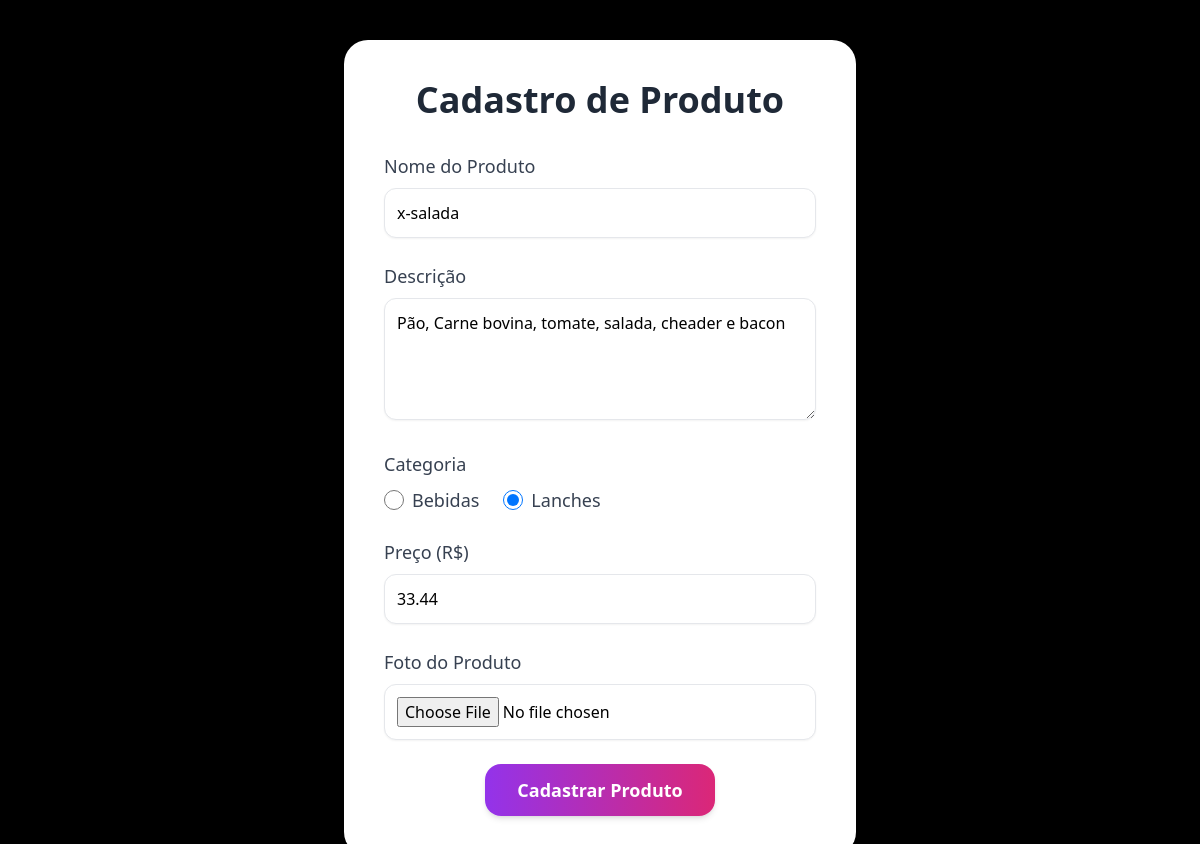
Page /editar/1 (signed in) on the earlier database version.
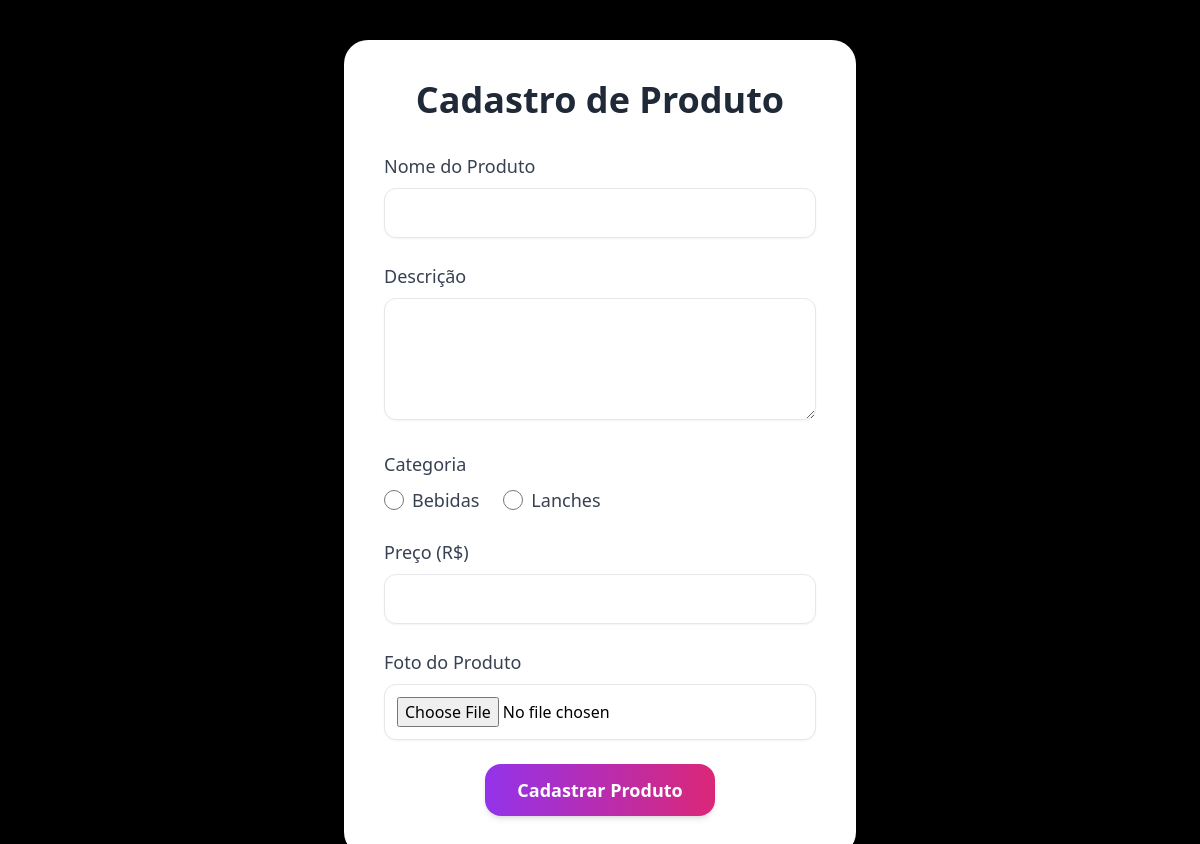
Same page on the later database version.
### projeto/model/produtos.py (models this page shows)
class Produto(db.Model):
    id_produto = db.Column(db.Integer, primary_key = True,  autoincrement = True)
    nome = db.Column(db.String(100), nullable = False)
    descricao = db.Column(db.String(500), nullable = False)
    categoria = db.Column(db.String(100), nullable = False)
    preco = db.Column(db.Float, nullable = False)
    foto = db.Column(db.String(100), nullable = False)

### projeto/app.py (the view)
@app.route('/editar/<int:id>', methods = ['GET', 'POST'])
def editar(id):
    if session.get('adm'):
        if request.method == 'POST':
            nome = request.form.get('nome-editar')
            descricao = request.form.get('descricao-editar')
            categoria = request.form.get('categoria-editar')
            preco = request.form.get('preco-editar')
            foto = request.files['foto-editar']
            produtosController.editar_produto( id, nome, descricao, categoria, preco, foto)
            return redirect('/gerenciamento')
        else:
            produto = produtosController.achar_produto(id)
            return render_template("editar.html", produto = produto)
    else:
        return redirect('/')

### projeto/controller/cadastrarProd.py (called while the page is built)
    @staticmethod
    def achar_produto(id):
        produto = Produto.query.filter_by(id_produto = id).first()
        if produto:
            return produto
        return False

### projeto/templates/editar.html (shortened to what this page needs)
<!DOCTYPE html>
<html lang="pt-br">
<head>
  <script src="https://cdn.tailwindcss.com"></script>
</head>
<body class="bg-black min-h-screen px-4 py-10 overflow-auto">
    <div class="flex flex-col md:flex-row gap-10 justify-center w-full">
    <div class="bg-white p-10 rounded-3xl shadow-2xl w-full max-w-lg">
      <h1 class="text-4xl font-bold text-center mb-8 text-gray-800">Cadastro de Produto</h1>
      <form action="/editar/{{ produto.id_produto }}" method="POST" enctype="multipart/form-data" class="space-y-6">
        <div>
          <label class="block mb-2 text-lg font-medium text-gray-700">Nome do Produto</label>
          <input type="text" name="nome-editar" required
            class="w-full p-3 border rounded-xl shadow-sm focus:outline-none focus:ring-2 focus:ring-purple-500" value="{{ produto.nome }}">
        </div>
        <div>
          <label class="block mb-2 text-lg font-medium text-gray-700">Descrição</label>
          <textarea name="descricao-editar" rows="4" required
            class="w-full p-3 border rounded-xl shadow-sm focus:outline-none focus:ring-2 focus:ring-purple-500" >{{ produto.descricao }}</textarea>
        </div>
        <div>
          <label class="block mb-2 text-lg font-medium text-gray-700">Categoria</label>
          <div class="flex gap-6">
            <label class="flex items-center">
              <input type="radio" name="categoria-editar" value="Bebidas" required
                class="h-5 w-5 text-purple-600 focus:ring-purple-500"
                {% if produto.categoria == 'Bebidas' %}checked{% endif %}>
              <span class="ml-2 text-gray-700 text-lg">Bebidas</span>
            </label>
            <label class="flex items-center">
              <input type="radio" name="categoria-editar" value="Lanches" required
                class="h-5 w-5 text-purple-600 focus:ring-purple-500"
                {% if produto.categoria == 'Lanches' %}checked{% endif %}>
              <span class="ml-2 text-gray-700 text-lg">Lanches</span>
            </label>
          </div>
        </div>
        <div>
          <label class="block mb-2 text-lg font-medium text-gray-700">Preço (R$)</label>
          <input type="number" step="0.01" min="0" name="preco-editar" required
            class="w-full p-3 border rounded-xl shadow-sm focus:outline-none focus:ring-2 focus:ring-purple-500" value="{{ produto.preco }}">
        </div>
        <div>
          <label class="block mb-2 text-lg font-medium text-gray-700">Foto do Produto</label>
          <input type="file" name="foto-editar" accept="image/*"
            class="w-full p-3 border rounded-xl shadow-sm cursor-pointer bg-white focus:outline-none focus:ring-2 focus:ring-purple-500">
        </div>
        <div class="flex justify-center">
          <button type="submit"
            class="bg-gradient-to-r from-purple-600 to-pink-600 hover:from-purple-700 hover:to-pink-700 text-white px-8 py-3 rounded-2xl text-lg font-semibold shadow-md transition-transform transform hover:scale-105">
            Cadastrar Produto
          </button>
        </div>
      </form>
    </div>
  </div>
</body>
</html>

Differences in the rows shown:
removed Produto: nome-editar "x-salada", descricao-editar "Pão, Carne bovina, tomate, salada, cheader e bacon", categoria "☐ Bebidas", categoria "☑ Lanches", preco-editar "33.44"
Other differences:
form field categoria-editar: (not shown) → "☐ Bebidas"
form field categoria-editar: (not shown) → "☐ Lanches"
